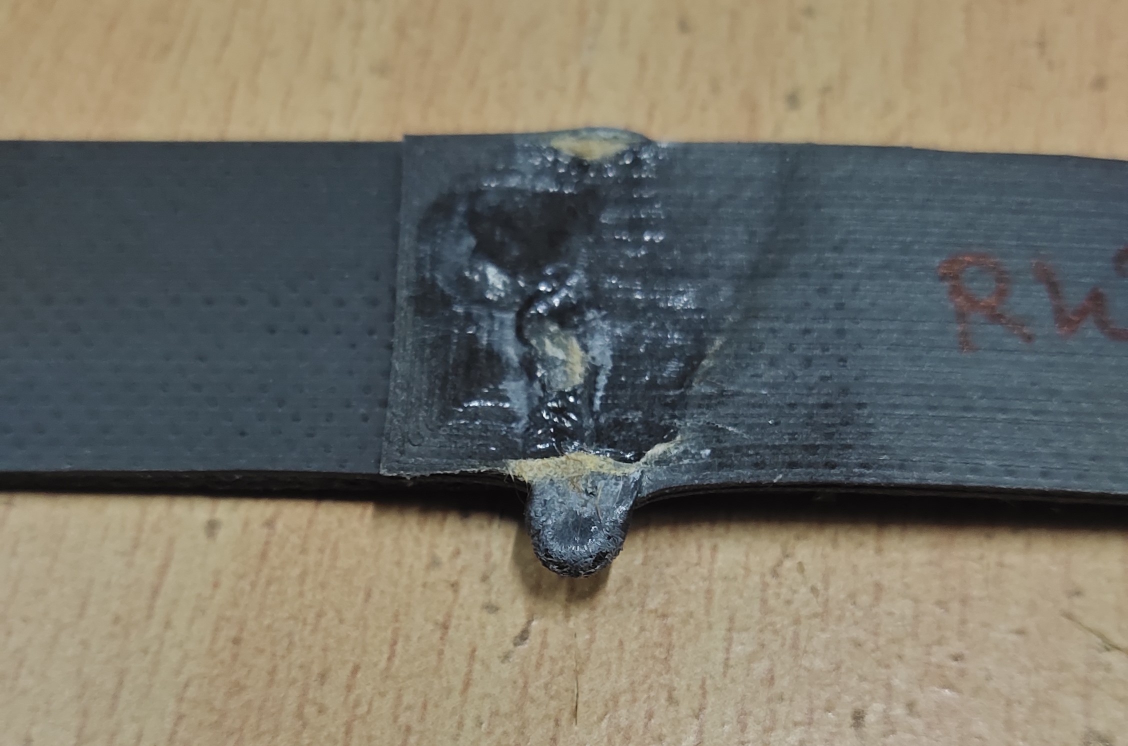
#> input picture Code and image/Shape analysis/rw-4...jpg, 2256 x 1492 px (shown at 1/2 size)
$ jupyter execute 'shape analysis.ipynb'
#> lines starting #> are read from the running program, lines starting #| are printed output that depends on the picture; after the words box and inside, x2 and y2 are one past the last pixel; in counts of white or black regions, pixels touching at a corner belong together
[cell 1]
import cv2
import numpy as np

def analyze_shape(image_path):
    # Load the image
#> called with image_path = 'rw-4...jpg'
    image = cv2.imread(image_path)
#> image is the input picture: shape (1492, 2256, 3); mean B, G, R 103.9, 114.2, 116.9

    # Convert the image to grayscale
    gray = cv2.cvtColor(image, cv2.COLOR_BGR2GRAY)
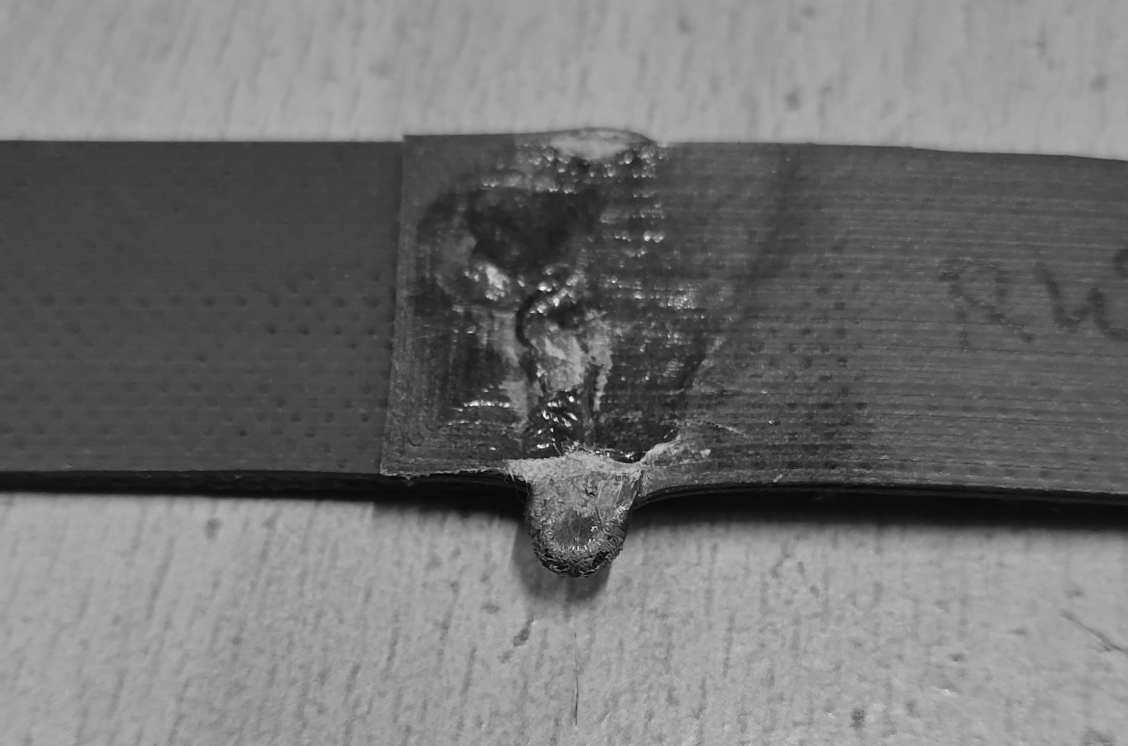
#> gray: shape (1492, 2256) (shown at 1/2 size); min 0, max 254, mean 113.8

    # Apply thresholding to segment the weld surface
    _, binary = cv2.threshold(gray, 0, 255, cv2.THRESH_BINARY_INV + cv2.THRESH_OTSU)
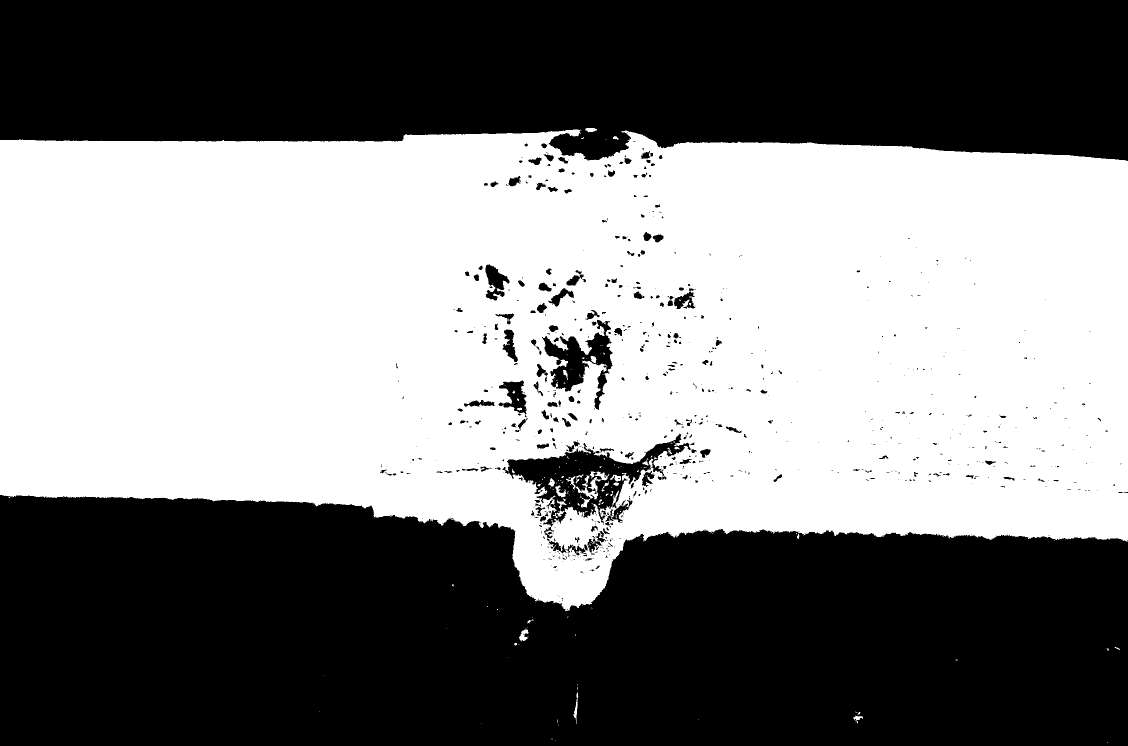
#> binary: shape (1492, 2256) (shown at 1/2 size); 49.8% white; 192 white regions (159 under 20 px)

    # Find contours in the binary image
    contours, _ = cv2.findContours(binary.copy(), cv2.RETR_EXTERNAL, cv2.CHAIN_APPROX_SIMPLE)
#> contours = 58 contours, 51 with area under 20; largest, box (x1, y1, x2, y2) and area: (0, 259, 2256, 1222) 1726286, (1038, 1259, 1057, 1283) 221, (1147, 1384, 1157, 1448) 135, (1170, 256, 1194, 265) 122, (1707, 1431, 1726, 1447) 90, (1226, 272, 1237, 280) 38, (1594, 1068, 1599, 1078) 21

    # Initialize a list to store shape features
    shape_features = []

    for contour in contours:
        # Calculate the area of the contour
        area = cv2.contourArea(contour)

        # Calculate other shape-related features
        perimeter = cv2.arcLength(contour, True)

        if perimeter != 0:
            circularity = (4 * np.pi * area) / (perimeter ** 2)
            aspect_ratio = float(image.shape[1]) / image.shape[0]
            convex_hull_area = cv2.contourArea(cv2.convexHull(contour))

            # Store the shape features in a dictionary
            shape_feature = {
                'Area': area,
                'Perimeter': perimeter,
                'Circularity': circularity,
                'Aspect Ratio': aspect_ratio,
                'Convex Hull Area': convex_hull_area
            }

            # Append the shape feature to the list
            shape_features.append(shape_feature)

            # Draw the contour on the image
            cv2.drawContours(image, [contour], -1, (0, 255, 0), 2)
#> this loop made 58 passes
#> (area, perimeter, circularity, convex_hull_area) on passes 9, 13, 25, 47, 55, 56, 57: (90, 71.94, 0.219, 168.5), (135, 137.1, 0.0902, 265), (221, 84.43, 0.39, 304), (21, 23.31, 0.486, 26.5), (38, 30.97, 0.498, 49.5), (1726286, 7488.5, 0.387, 1918640), (121.5, 54.38, 0.516, 136)
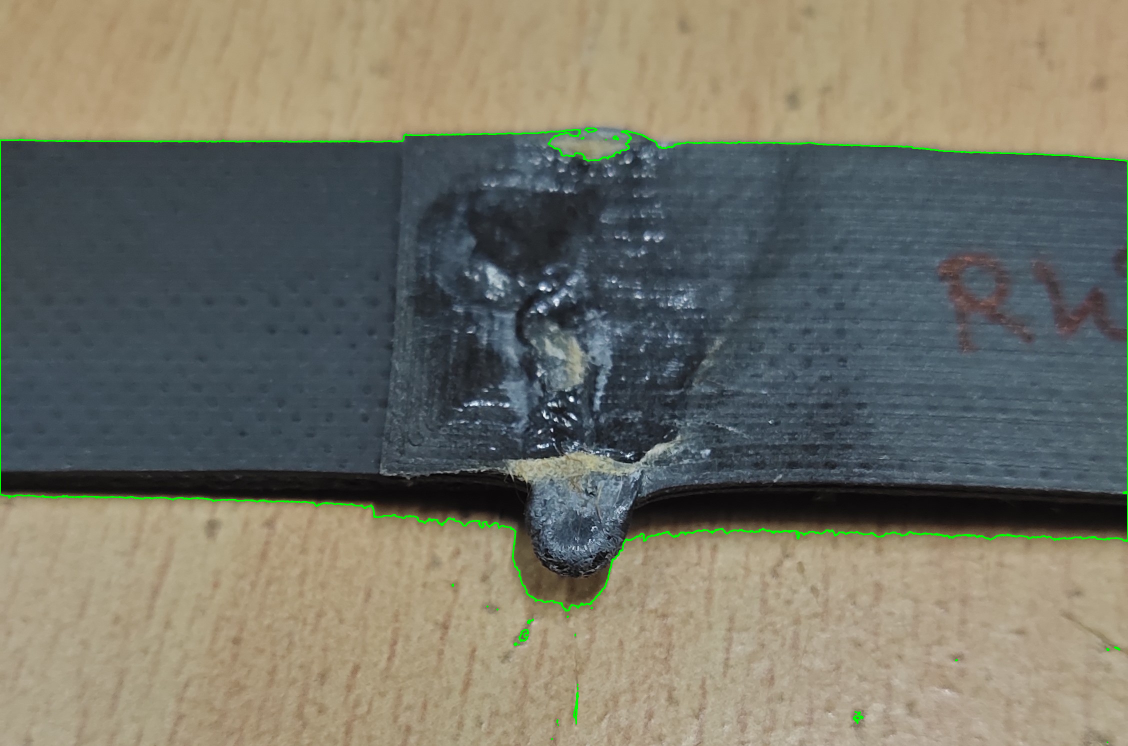
#> image: shape (1492, 2256, 3) (shown at 1/2 size); 0.68% of pixels changed, all inside (x1, y1, x2, y2) = (0, 255, 2256, 1486)
#> after the loop, shape_features = 38 items

    # Create a black and white image for comparison
    bw_image = np.zeros_like(image)
    cv2.drawContours(bw_image, contours, -1, (255, 255, 255), -1)
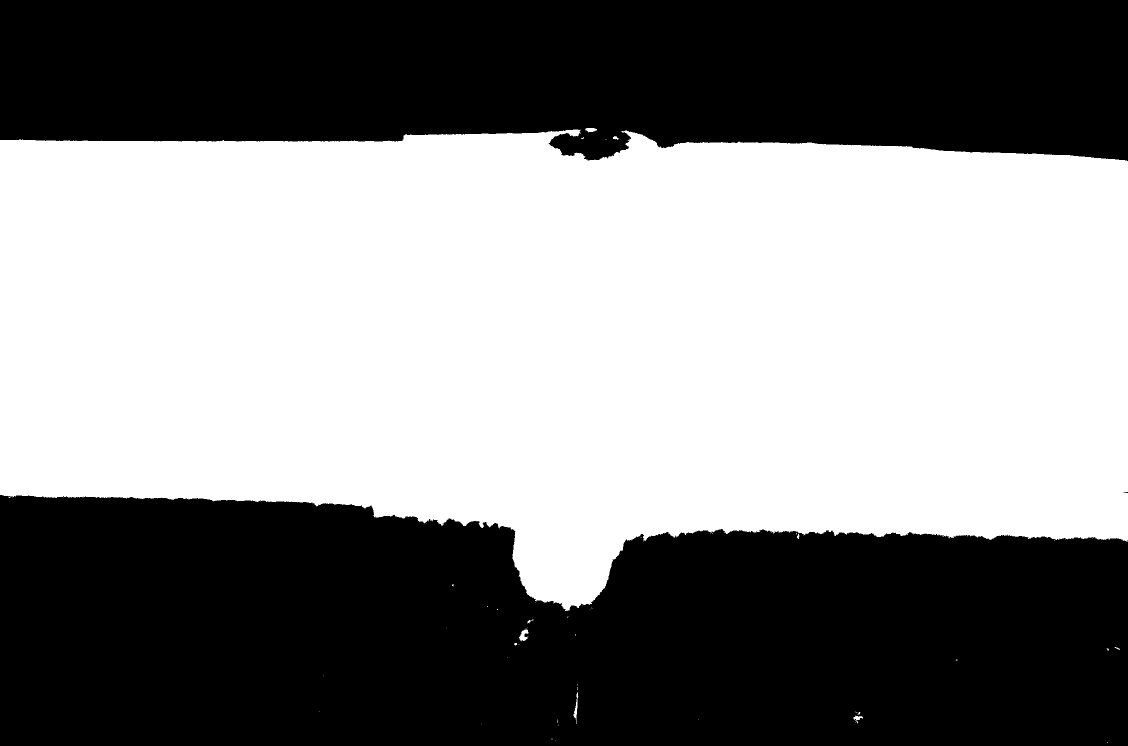
#> bw_image: shape (1492, 2256, 3) (shown at 1/2 size); 51.4% white; 4 black regions (2 under 20 px), largest, box (x1, y1, x2, y2) and area: (0, 990, 2256, 1492) 986389, (0, 0, 2256, 322) 648798

    # Calculate the percentage of defects
    total_area = image.shape[0] * image.shape[1]
#> total_area = 3365952
    defect_area = sum(feature['Area'] for feature in shape_features)
#> defect_area = 1726992
    defect_percentage = (defect_area / total_area) * 100
#> defect_percentage = 51.31

    # Resize images for better display on laptop screen
    image = cv2.resize(image, (800, 600))
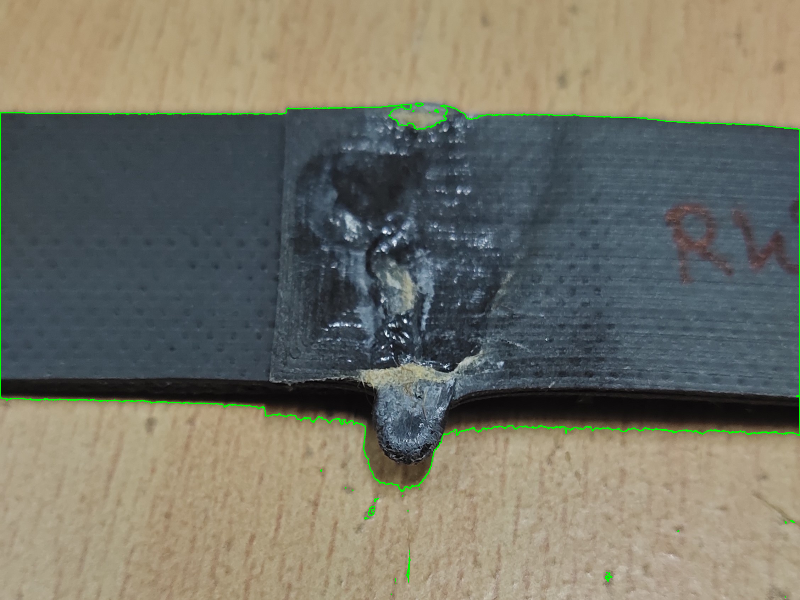
#> image: shape (600, 800, 3); mean B, G, R 103.1, 115.2, 116
    bw_image = cv2.resize(bw_image, (800, 600))
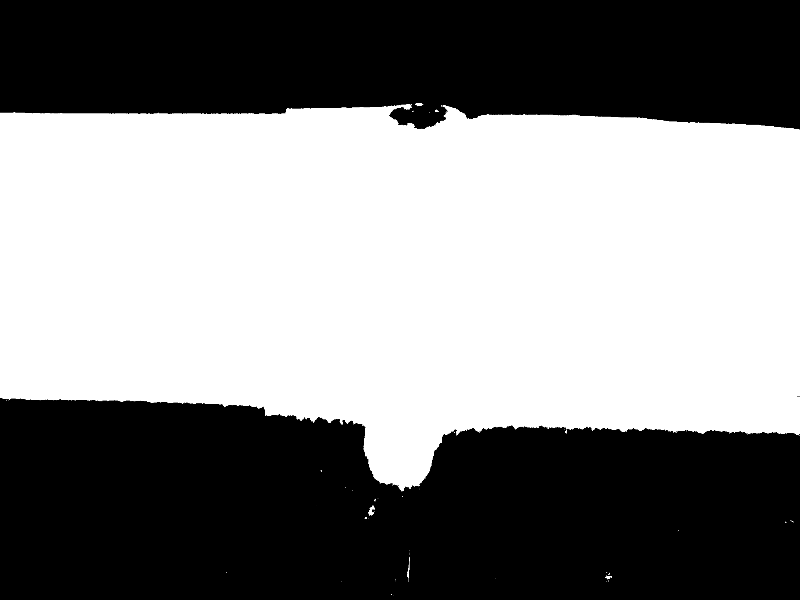
#> bw_image: shape (600, 800, 3); min 0, max 255, mean 131.1

    # Display the original image and the black and white image
    cv2.imshow("Original Image", image)
    cv2.imshow("Black and White Image", bw_image)
    cv2.waitKey(0)

    # Save the displayed images
    cv2.imwrite('original_image.jpg', image)
    cv2.imwrite('bw_image.jpg', bw_image)

    cv2.destroyAllWindows()

    # Print the shape features
    for i, feature in enumerate(shape_features):
        print("Contour {}".format(i + 1))
        for key, value in feature.items():
            print("{}: {}".format(key, value))
        print("----------------------")
#> this loop made 38 passes
#> (printed output is left out)

    # Print the defect percentage
    print("Defect Percentage: {:.2f}%".format(defect_percentage))
#| Defect Percentage: 51.31%

# Usage example
image_path = "rw-4...jpg"
analyze_shape(image_path)
